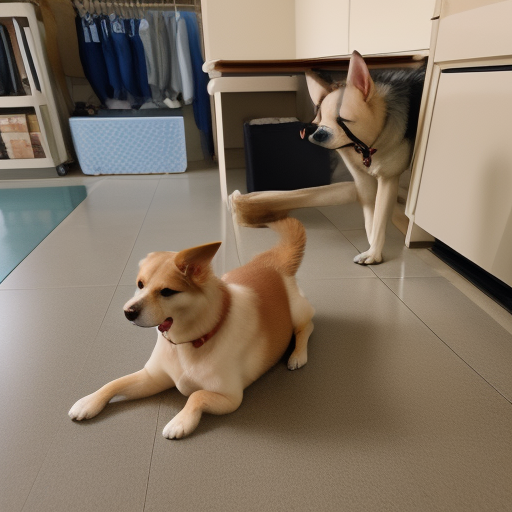

Write the Python code that produced this figure.
import json
import requests
import io
import base64
from PIL import Image

url = "http://127.0.0.1:7860"

payload = {
    "prompt": "puppy dog",
    "steps": 5
}


def gen(text, step):
    payload = {
        "prompt": text,
        "steps": step
    }
    response = requests.post(url=f'{url}/sdapi/v1/txt2img', json=payload)

    r = response.json()
    image = Image.open(io.BytesIO(base64.b64decode(r['images'][0])))
    image.save('t2i.png')
    return r['images'][0]

